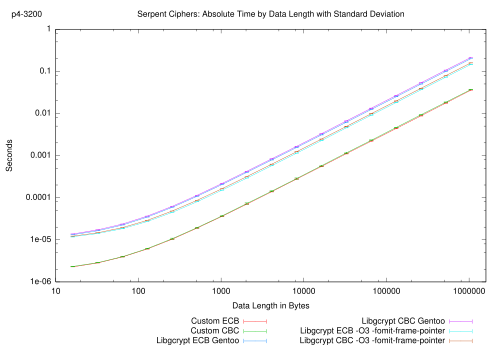

gnuplot code for this plot:
#!/usr/bin/env gnuplot

set terminal pdf solid size 5.0, 3.5
set output 'speedtest.pdf'

set xrange [10:1600000]
set format x "%.0f"
set label "p4-3200" at screen 0.0,1.0 offset 2.5,-1.5

### Plot ###

set title "Serpent Ciphers: Absolute Time by Data Length with Standard Deviation"
set xlabel "Data Length in Bytes"
set ylabel "Seconds"
set logscale x
set logscale y
set key below

plot "custom-serpent-ecb.txt" using 1:2:3 title "Custom ECB" with errorlines pointtype 0, \
     "custom-serpent-cbc.txt" using 1:2:3 title "Custom CBC" with errorlines pointtype 0, \
     "gcrypt1-serpent-ecb.txt" using 1:2:3 title "Libgcrypt ECB Gentoo" with errorlines pointtype 0, \
     "gcrypt1-serpent-cbc.txt" using 1:2:3 title "Libgcrypt CBC Gentoo" with errorlines pointtype 0, \
     "gcrypt2-serpent-ecb.txt" using 1:2:3 title "Libgcrypt ECB -O3 -fomit-frame-pointer" with errorlines pointtype 0, \
     "gcrypt2-serpent-cbc.txt" using 1:2:3 title "Libgcrypt CBC -O3 -fomit-frame-pointer" with errorlines pointtype 0

### Plot ###

set title "Serpent Ciphers: Speed by Data Length"
set xlabel "Data Length in Bytes"
set ylabel "Megabyte / Second"
set logscale x
unset logscale y
set key below

plot "custom-serpent-ecb.txt" using 1:($1 / $2) / 1048576 title "Custom ECB" with lines, \
     "custom-serpent-cbc.txt" using 1:($1 / $2) / 1048576 title "Custom CBC" with lines, \
     "gcrypt1-serpent-ecb.txt" using 1:($1 / $2) / 1048576 title "Libgcrypt ECB Gentoo" with lines, \
     "gcrypt1-serpent-cbc.txt" using 1:($1 / $2) / 1048576 title "Libgcrypt CBC Gentoo" with lines, \
     "gcrypt2-serpent-ecb.txt" using 1:($1 / $2) / 1048576 title "Libgcrypt ECB -O3 -fomit-frame-pointer" with lines, \
     "gcrypt2-serpent-cbc.txt" using 1:($1 / $2) / 1048576 title "Libgcrypt CBC -O3 -fomit-frame-pointer" with lines
